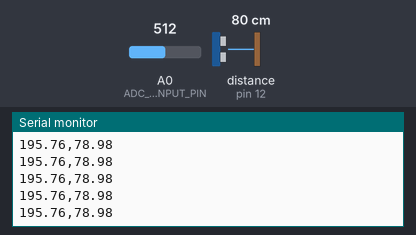
This sketch was run on a simulated Arduino Uno, built with avr-gcc and run on an emulated ATmega328P. Parts: the last lines printed to the serial monitor. Wiring (inferred from the names in the program): ultrasonic range finder: trigger pin 12; echo pin 12. The test bench sets the inputs (shaded band); at power-on: distance to the obstacle (sensor on pin 12) 80 cm, A0 (ADC_SENSOR_INPUT_PIN) = 512. The echo pulse lasts 58.3 µs per cm.

Above: at 1.2 s.
1.3 s: distance to the obstacle (sensor on pin 12) set to 2 cm
At 1.32 s:
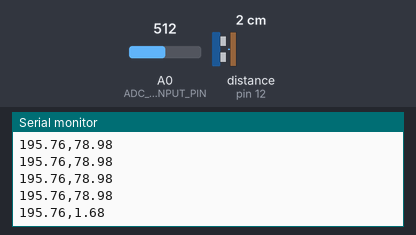
2.8 s: A0 (ADC_SENSOR_INPUT_PIN) set to 716
At 2.82 s:
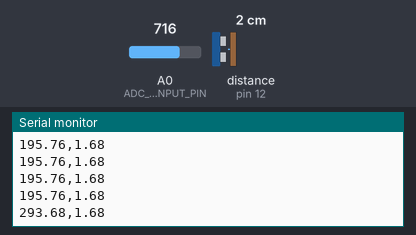
4.3 s: distance to the obstacle (sensor on pin 12) set to 4 cm
At 4.32 s:
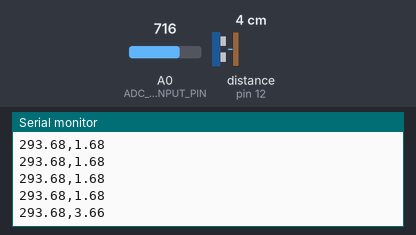
5.8 s: A0 (ADC_SENSOR_INPUT_PIN) set to 900
At 5.83 s:
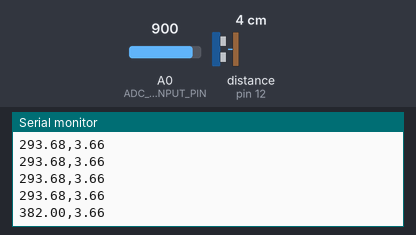
Timing chart, 0 to 8.3 s (numbered marks = the images above; inputs shaded):
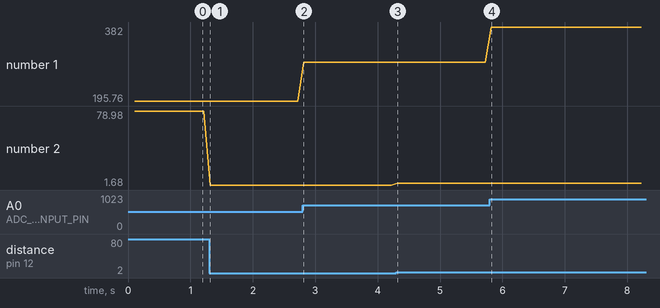

Measured:
- after the input at 1.3 s, the serial monitor: prints a new line at once (image 1)
- after the input at 2.8 s, the serial monitor: prints a new line at once (image 2)
- after the input at 4.3 s, the serial monitor: prints a new line at once (image 3)
- after the input at 5.8 s, the serial monitor: prints a new line at once (image 4)
- plotted number 1: 195.76 → 293.68 after the input at 2.8 s, 293.68 → 382 after the input at 5.8 s
- plotted number 2: 78.98 → 1.68 after the input at 1.3 s, 1.68 → 3.66 after the input at 4.3 s

The sketch:

copy_of_lab_03_interfete_de_masurare1.ino
```cpp
/***** *****************************************************************/
/***** Constant & Macro Definitions *****/
/***** *****************************************************************/

// Analog pin for the ADC
#define ADC_SENSOR_INPUT_PIN A0

// Temperature sensor voltage offset
#define TEMPERATURE_VOLTAGE_OFFSET 0.5

// ADC voltage reference
#define ADC_VOLTAGE_REFERENCE 5.0

// ADC 10-bit resolution
#define ADC_RESOLUTION 1024

// Ultrasound pin
#define ULTRASOUND_SENSOR_PIN 12

// Ultrasound resolution in [pulse width / cm]
// See datasheet at https://www.cypress.com/file/55476/download
#define ULTRASONIC_PULSE_WIDTH_PER_CM 29

// The speed of sound propagation in [m/s]
#define SPEED_OF_SOUND 340

// The print counter limit
#define SENSORS_PRINT_UPDATE 100

/***** *****************************************************************/
/***** Application Function Definitions *****/
/***** *****************************************************************/
float adcReadingToVoltage(float adcRawReadingValue){
    float voltage = 0;
    voltage = adcRawReadingValue * 4.8 /1000;
    // TODO 2a: Convert the analog raw value to voltage value
    return voltage;
}

float computeTemperature(float voltage)
{
    float temperature = 0;
    temperature = (voltage - TEMPERATURE_VOLTAGE_OFFSET) * 100;
    // TODO 2b: Compute the temperature from the a voltage value
    // Note: Don't forget to substract the voltage offset!
    return temperature;
}

void pulseOutUltrasonic(int ultrasoundPin){
  // TODO 3a: Send a pulse from the ultrasond sensor
  // Note that according to the datasheet:
  // - the pulse width must be 5 us long
  // - pulses must be separated by at least 2 us
  	pinMode(ultrasoundPin, OUTPUT);
  // Set the ultrasound pin mode as output such that we can emit a pulse (see pinMode)
  	digitalWrite(ultrasoundPin, LOW);
  	delayMicroseconds(2);
  // Set the ultrasound pin low and wait 2 us
  	digitalWrite(ultrasoundPin, HIGH);
  	delayMicroseconds(5);
  // Set the ultrasound pin high and wait 5 us
	digitalWrite(ultrasoundPin, LOW);
  // Set the ultrasound pin low
  	pinMode(ultrasoundPin, INPUT);
  // Set the ultrasound pin mode as input such that we can recieve back the pulse
}

float computeDistance(float duration){
    float cm;
    // TODO 3b: Convert the pulse duration to centimiters.
	cm = (duration / 2) * 340 * 0.0001;
    // Note:
    // - The speed of sound is 340 m/s or 29 microseconds per centimeter (see defines).
    // - The pulse we send travels out and back, so to find the distance of the object
    //   take half of the duration travelled.

    return cm;
}

/***** *****************************************************************/
/***** Application Global Variables *****/
/***** *****************************************************************/
// Print counter
static long printStartTick;

// Variable to hold the raw ADC value
static float adcRawReadingValue;

// Variable to hold the measured voltage
static float voltage;

// Variable to hold the measured temperature
static float temperature;

// Variable to hold the pulse duration in micro-seconds
static float duration;

// Variable to hold the measured distance
static float distance;

/***** *****************************************************************/
/***** Main application *****/
/***** *****************************************************************/
void setup()
{
  Serial.begin(9600);

  pinMode(ADC_SENSOR_INPUT_PIN,INPUT);

  printStartTick = millis();
}

void loop()
{
  float adcRawReadingValue  = analogRead(ADC_SENSOR_INPUT_PIN);
  // TODO 3a: Read the analog raw value (see analogRead())
  float voltage = adcReadingToVoltage(adcRawReadingValue);
  // TODO 3b: Convert the analog value to voltage
  float temperature = computeTemperature(voltage);
  // TODO 3c: Convert the voltage value to temperature
  pulseOutUltrasonic(ULTRASOUND_SENSOR_PIN);
  // TODO 3d: Pulse the ultrasound sensor
  float duration = pulseIn(ULTRASOUND_SENSOR_PIN, HIGH);
  // TODO 3e: Get the duration of the ultrasound pin high state (see pulseIn())
  float distance = computeDistance(duration);
  // TODO 3f: Compute the distance from the duration

  // Printing measurements
  if((millis() - printStartTick) >= SENSORS_PRINT_UPDATE){
    printStartTick = millis();

    Serial.print(temperature);
    Serial.print(",");
    Serial.print(distance);
    Serial.println();
  }
}
```
